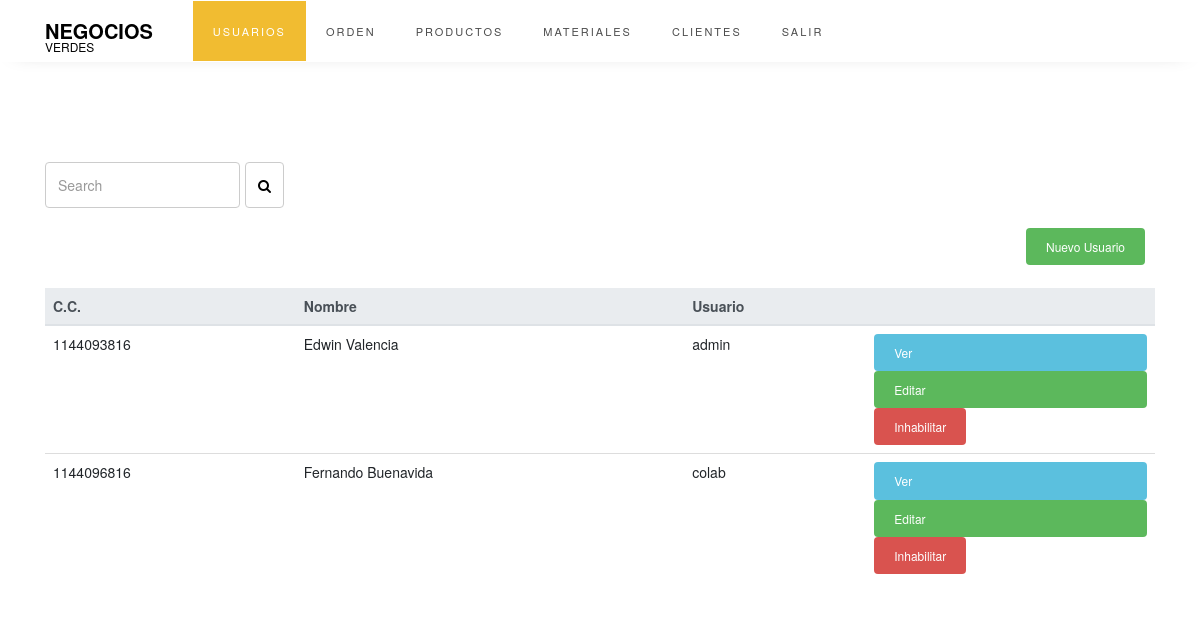
The page /Views/Views_Usuario/V_usuario.php (signed in) on the database its author committed.
### tables this page shows
CREATE TABLE `usuario` (
  `ID_USUARIO` int(11) NOT NULL,
  `username` varchar(50) NOT NULL,
  `password` varchar(16) NOT NULL,
  `FK_ID_ROL` int(2) NOT NULL,
  `nombre` varchar(100) NOT NULL,
  `cedula` varchar(50) NOT NULL
);

### Controller/Controller_Usuario/C_usuarios.php (called while the page is built)
<?php
require_once "../../Model/database.php";
		$sql="SELECT username, password, nombre, cedula, ID_USUARIO from usuario";
		$result=mysqli_query($conection,$sql);
?>

### Views/Views_Usuario/V_usuario.php (the view, shortened to what this page needs)
<!doctype html>
<html lang="en">
  <head>
	  <link rel="stylesheet" href="https://stackpath.bootstrapcdn.com/font-awesome/4.7.0/css/font-awesome.min.css">
	  <link rel="stylesheet" href="../../css/style.css">
    <link rel="stylesheet" href="../../css/style-button.css">
    <link rel="stylesheet" href="https://maxcdn.bootstrapcdn.com/bootstrap/3.4.1/css/bootstrap.min.css">
    <link rel="stylesheet" type="text/css" href="/css/style-button.css" media="screen" />
	</head>
	<body>
		<nav class="navbar navbar-expand-lg navbar-dark ftco_navbar bg-dark ftco-navbar-light" id="ftco-navbar">
	    <div class="container">
	    	<a class="navbar-brand" href="V_usuario.php">Negocios <span>Verdes</span></a>
	      <div class="collapse navbar-collapse" id="ftco-nav">
	        <ul class="navbar-nav m-auto">
	        	<li class="nav-item active"><a href="../Views_Usuario/V_usuario.php" class="nav-link">USUARIOS</a></li>
	        <li class="nav-item"><a href="../Views_Orden/V_orden.php" class="nav-link">ORDEN</a></li>
	        	<li class="nav-item"><a href="../Views_Producto/V_producto.php" class="nav-link">PRODUCTOS</a></li>
	        	<li class="nav-item"><a href="../Views_Material/V_material.php" class="nav-link">MATERIALES</a></li>
	          <li class="nav-item"><a href="../Views_Cliente/V_cliente.php" class="nav-link">CLIENTES</a></li>
            <li class="nav-item"><a href="../../Controller/cerrarSesion.php" class="nav-link">SALIR</a></li>
	        </ul>
	      </div>
	    </div>
	  </nav>
    <div class="container"><br><br><br><br>
        <form class="form-inline">
          <input class="form-control mr-sm-2" type="search" placeholder="Search" aria-label="Search">
          <button type="submit" placeholder="" class="form-control search"><span class="fa fa-search"></span></button>
        </form>
      <br>
<a href="../Views_Usuario/V_nuevoUsuario.php" class="btn btn-success float-right" role="button">Nuevo Usuario</a><br><br><br>
  <table class="table ">
    <thead class="thead-light">
      <tr>
        <th>C.C.</th>
        <th>Nombre</th>
        <th>Usuario</th>
        <th></th>
      </tr>
    </thead>
    <tbody>
     <?php
    require_once "../../Controller/Controller_Usuario/C_usuarios.php";
		while($mostrar=mysqli_fetch_array($result)){
		 ?>
      <tr>
        <td><?php echo $mostrar['cedula'] ?></td>
        <td><?php echo $mostrar['nombre'] ?></td>
        <td><?php echo $mostrar['username'] ?></td>
        <td>
         <a <?php echo "href='../Views_Usuario/V_verUsuario.php?id=".$mostrar['ID_USUARIO']."'" ?>class="btn btn-info" role="button">Ver</a>
         <a href="../Views_Usuario/V_editarUsuario.php" class="btn btn-success" role="button">Editar</a>
         <button class="btn btn-danger">Inhabilitar</button>
        </td>
      </tr>
      <?php
	  }
	    ?>
    </tbody>
  </table>
</div>
</html>
	</body>
</html>

### css/style-button.css (style rules this page uses)
.btn { border: none; padding: 10px 20px; font-size: 12px; cursor: pointer; display: flex; justify-content: space-between; }
.float-right { margin-left: 10px; margin-right: 10px; }

### rows shown on the page
usuario: cedula "1144093816", nombre "Edwin Valencia", username "admin"
usuario: cedula "1144096816", nombre "Fernando Buenavida", username "colab"
